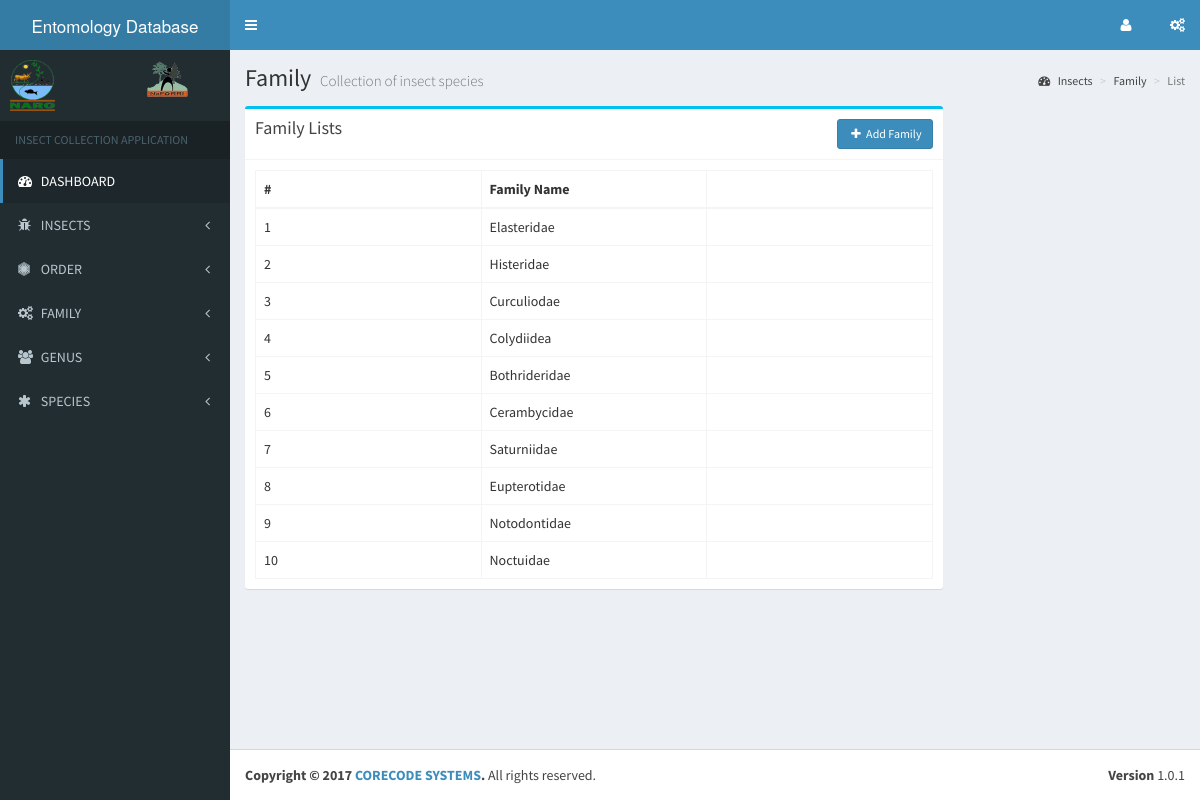
Before: /admin/family_list.php with the older database file.
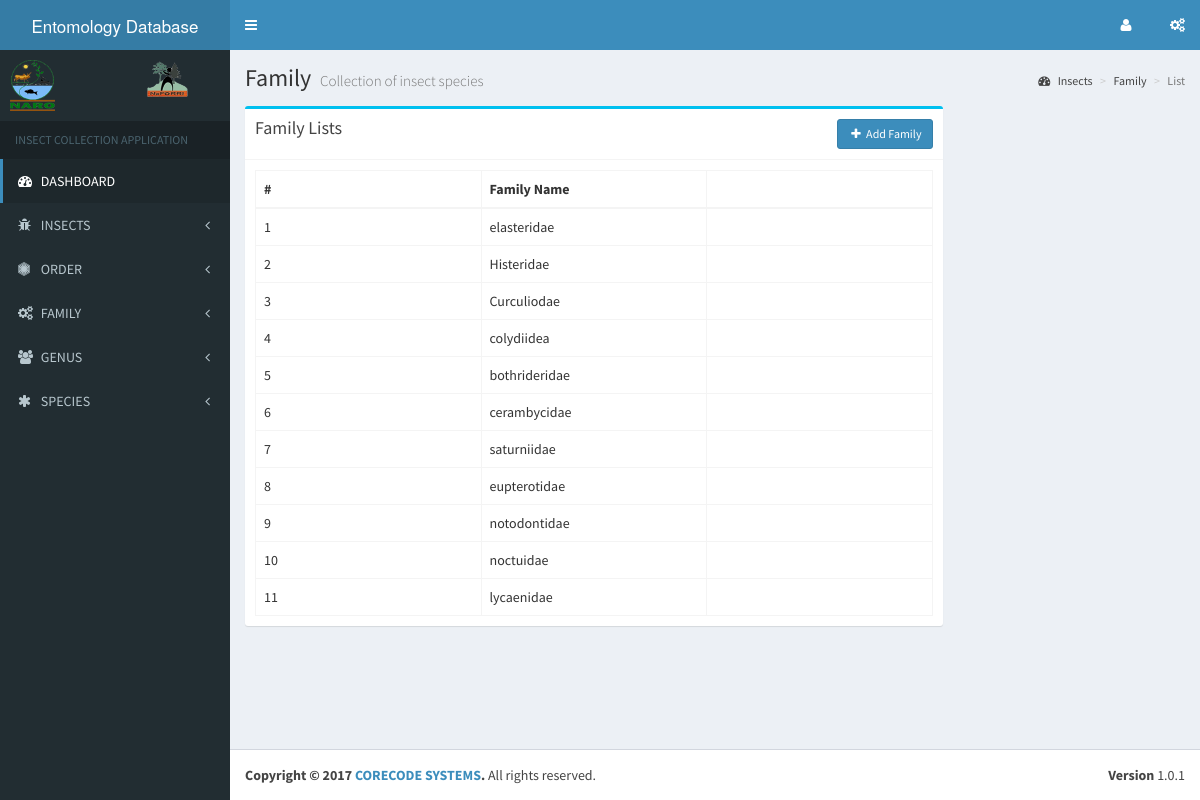
After: the same page with the newer database file.
### tables this page shows
CREATE TABLE `Family` (
  `family_Id` int(11) NOT NULL,
  `family_name` varchar(50) NOT NULL
);

### libs/database.php (called while the page is built, shortened)
<?php
    class database {
        public $host    = DB_HOST;
        public $user    = DB_USER;
        public $pass    = DB_PASS;
        public $db_name = DB_NAME;
        public $conn;
        public function connect() {
            $this->conn = new mysqli($this->host, $this->user, $this->pass, $this->db_name);
        }
        public function select($query) {
            $result = $this->conn->query($query);
            if($result->num_rows > 0) {
                return $result;
            }else {
                return false;
            }
        }
    }
?>

### admin/family_list.php (the view, shortened to what this page needs)
<?php
    require_once '../libs/database.php';
    $db = new database();
    $sql_select_family = "SELECT * FROM Family";
    $family_list = $db->select($sql_select_family);
?>
<?php include 'includes/header.php'; ?>
<?php include 'includes/sidebar_nav.php'; ?>
  <div class="content-wrapper">
    <section class="content-header">
      <h1>
        Family
        <small>Collection of insect species</small>
      </h1>
      <ol class="breadcrumb">
        <li><a href="#"><i class="fa fa-dashboard"></i> Insects</a></li>
        <li><a href="#">Family</a></li>
        <li class="active">List</li>
      </ol>
    </section>
    <section class="content">
        <div class="row">
            <div class="col-md-9">
                <div class="box box-info">
                    <div class="box-header with-border">
                        <h3 class="box-title">Family Lists</h3>
                        <a href="add_family.php" class="btn btn-primary btn-sm pull-right"><i class="fa fa-plus fa-fw"></i> Add Family</a>
                    </div>
                    <div class='box-body'>
                        <table class="table table-responsive table-bordered" id="content_list">
                            <thead>
                                <tr>
                                    <th>#</th>
                                    <th>Family Name</th>
                                    <th></th>
                                </tr>
                            </thead>
                            <tbody>
                                <?php $counter = 1; ?>
                                <?php while($row = $family_list->fetch_array()): ?>
                                    <tr>
                                        <td><?php echo $counter; ?></td>
                                        <td><?php echo $row['family_name']; ?></td>
                                        <td>
                                        </td>
                                    </tr>
                                    <?php $counter++; ?>
                                <?php endwhile; ?>
                            </tbody>
                        </table>
                    </div>
                </div>
            </div>
        </div>
    </section>
  </div>
<?php include 'includes/footer.php'; ?>

Changed rows visible on the page:
changed family: family_name "Elasteridae" → "elasteridae"
changed family: family_name "Colydiidea" → "colydiidea"
changed family: family_name "Bothrideridae" → "bothrideridae"
changed family: family_name "Cerambycidae" → "cerambycidae"
changed family: family_name "Saturniidae" → "saturniidae"
changed family: family_name "Eupterotidae" → "eupterotidae"
changed family: family_name "Notodontidae" → "notodontidae"
changed family: family_name "Noctuidae" → "noctuidae"
added family: family_name "lycaenidae"
